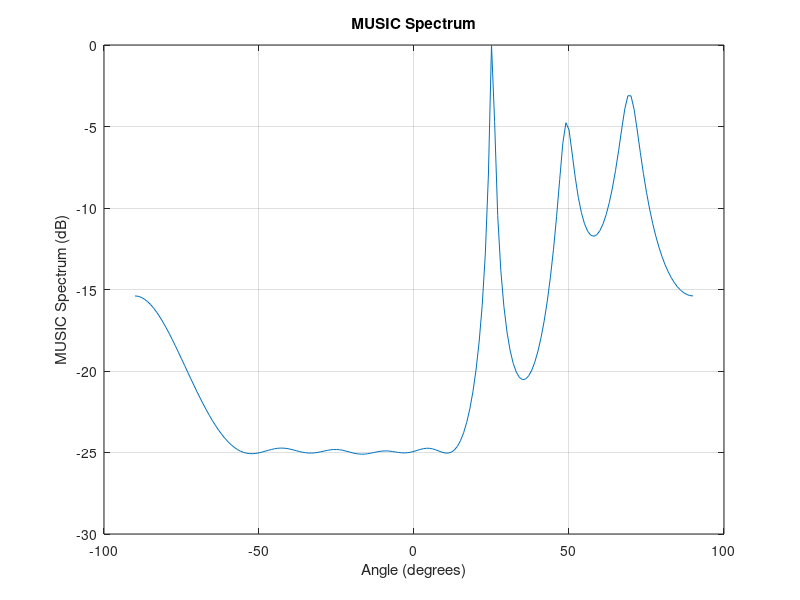

The MATLAB script that drew this image: (Note: this script raises an error after producing the figure.)
%% Simulation of 1-Dimensional Array for Estimation of Angle of Arrival Using MUSIC Algorithm


%%%%%%%%%%%%%%%%%%%%%%%%%%%%%%%%%%%%%%%%%%%%%%%
%%%%%%%%%%%%%%%%%%%%%%%%%%%%%%%%%%%%%%%%%%%%%%%
%% Clear the cache
%%%%%%%%%%%%%%%%%%%%%%%%%%%%%%%%%%%%%%%%%%%%%%%

clc; clear; close ;tic

%%%%%%%%%%%%%%%%%%%%%%%%%%%%%%%%%%%%%%%%%%%%%%%
%% Parameters
%%%%%%%%%%%%%%%%%%%%%%%%%%%%%%%%%%%%%%%%%%%%%%%


numElements = 8;                        % Number of array elements
numSignals = 3;                           % Number of incoming signals
numSnapshots = 100;                  % Number of snapshots
elementSpacing = 0.5;                 % Spacing between array elements in wavelengths
SNR = 0;                                    % SNR values in db
angles = [50 70 25];                     % Angles of arrival in degrees


%%%%%%%%%%%%%%%%%%%%%%%%%%%%%%%%%%%%%%%%%%%%%%%
%% Create the steering vectors matrix
%%%%%%%%%%%%%%%%%%%%%%%%%%%%%%%%%%%%%%%%%%%%%%%

steeringVector = exp(-1j*(0:numElements-1)'*pi*sin(deg2rad(angles)));


%%%%%%%%%%%%%%%%%%%%%%%%%%%%%%%%%%%%%%%%%%%%%%%
%% Simulate the Incoming Signals
%%%%%%%%%%%%%%%%%%%%%%%%%%%%%%%%%%%%%%%%%%%%%%%

signals = (randn(numSignals, numSnapshots) + 1i * randn(numSignals, numSnapshots)) * sqrt(0.5); % Generating a Pseudo-Random Signal


% Generate noise
noise = (randn(numElements, numSnapshots) + 1i * randn(numElements, numSnapshots)) * sqrt(0.5);  % Generation of Pseudo-Random Noise
noisePower = 10^(-SNR/10); % Noise Power 
noise = sqrt(noisePower) * noise; 


R = steeringVector*signals + noise;
R_signal = (R*R')/numSnapshots;

%%%%%%%%%%%%%%%%%%%%%%%%%%%%%%%%%%%%%%%%%%%%%%%
%% Computation of Angle of Arrival using MUSIC Algorithm
%%%%%%%%%%%%%%%%%%%%%%%%%%%%%%%%%%%%%%%%%%%%%%%

%% Eigen Value Decomposition
%%%%%%%%%%%%%%%%%%%%%%%%%%%%%%%%%%%%%%%%%%%%%%%


% Perform Eigenvalue Decomposition
[eigenVectors, eigenValues] = eig(R_signal);  % Eigen value computation for covariance matrix
[~, idx] = sort(diag(eigenValues), 'descend');  
eigenVectors = eigenVectors(:, idx);  % Signal Subspace

% Estimate noise subspace
noiseSubspace = eigenVectors(:, numSignals+1:end); % Last N-numSignals eigenvectors


%%%%%%%%%%%%%%%%%%%%%%%%%%%%%%%%%%%%%%%%%%%%%%%
%% Spectrum Calculation
%%%%%%%%%%%%%%%%%%%%%%%%%%%%%%%%%%%%%%%%%%%%%%%

theta = -90:1:90;

musicSpectrum = zeros(length(theta), 1);  % Music Spectrum Matrix

% Calculate the MUSIC spectrum
a = exp(-1j*pi*(0:numElements-1)'*sin(deg2rad(theta)));
for k = 1:length(theta)
    musicSpectrum(k) = 1 / norm(noiseSubspace' * a(:,k), 2)^2; % Formula for Spectrum Calculation
end


% Normalize the MUSIC spectrum
musicSpectrum = 10 * log10(musicSpectrum / max(musicSpectrum)); % Normalizing the spectrum values


%%%%%%%%%%%%%%%%%%%%%%%%%%%%%%%%%%%%%%%%%%%%%%%
%% Plotting the Spectrum and Angle Estimation from Plot


% Plot the MUSIC spectrum
figure;
plot(theta, musicSpectrum);
xlabel('Angle (degrees)');
ylabel('MUSIC Spectrum (dB)');
title('MUSIC Spectrum');
grid on;

% Find the peaks in the MUSIC spectrum
[~, peakIndices] = findpeaks(musicSpectrum, 'SortStr', 'descend', 'NPeaks', numSignals);
estimatedAngles = theta(peakIndices);

% Display the estimated angles
disp('Estimated DOAs:');
disp(estimatedAngles);


%%%%%%%%%%%%%%%%%%%%%%%%%%%%%%%%%%%%%%%%%%%%%%%
%%%%%%%%%%%%%%%%%%%%%%%%%%%%%%%%%%%%%%%%%%%%%%%
toc